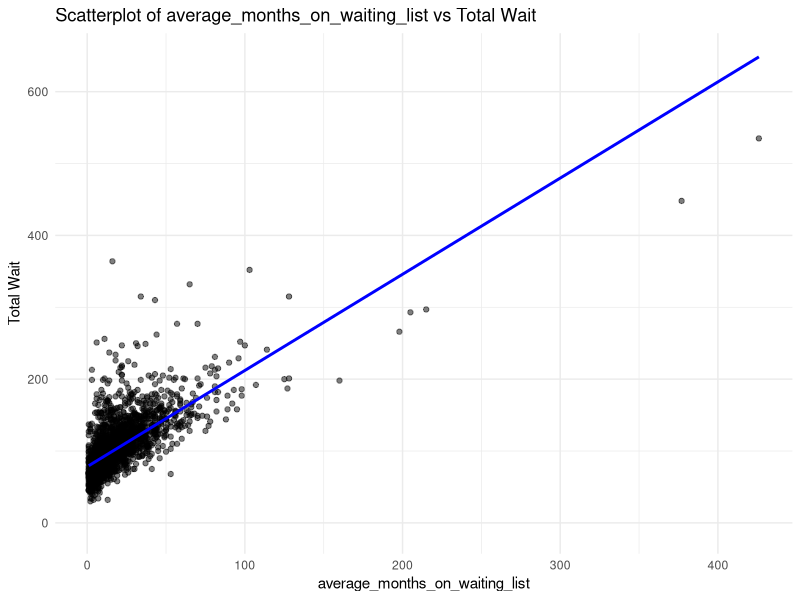
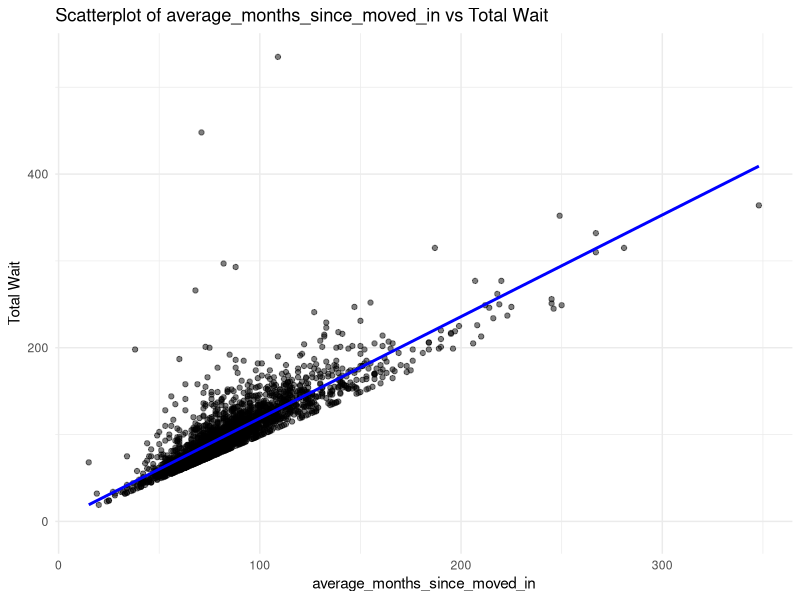
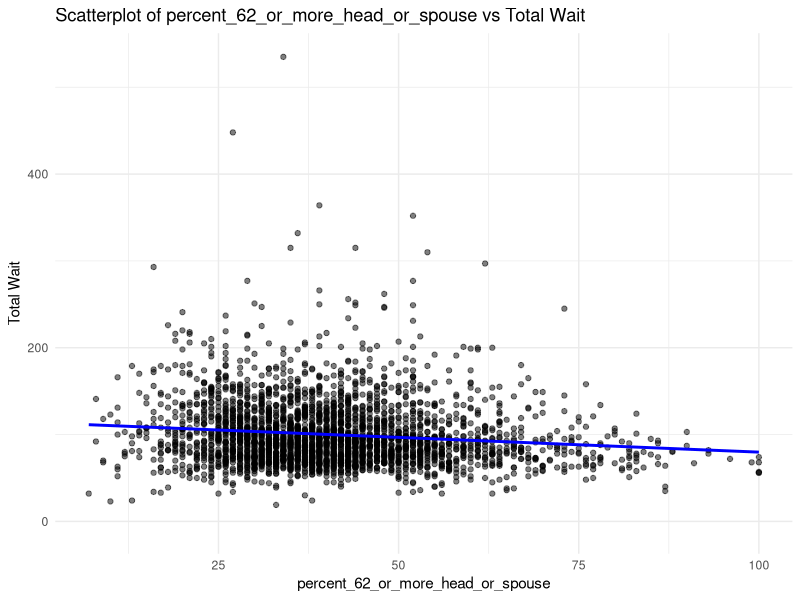
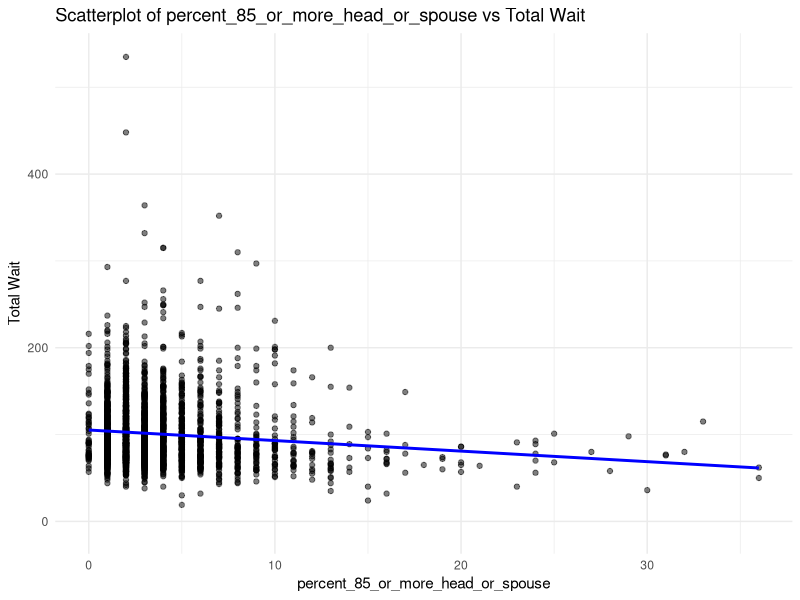
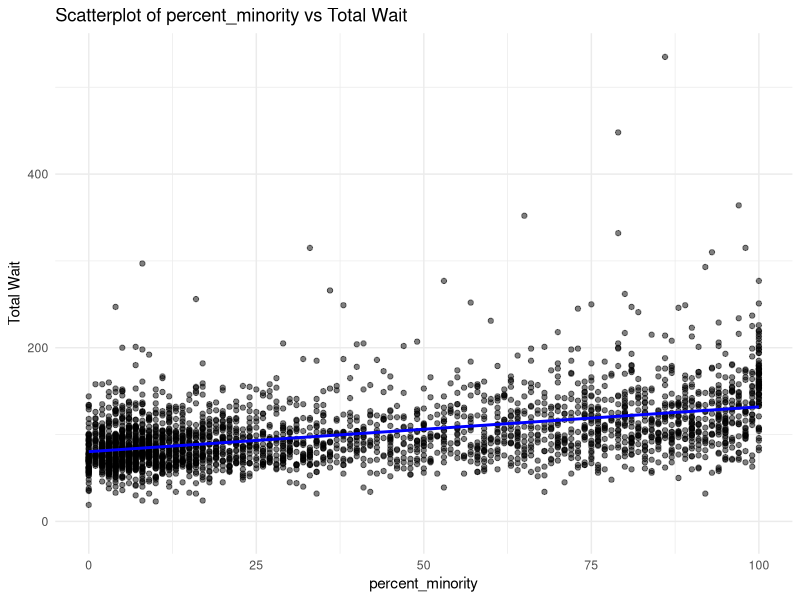
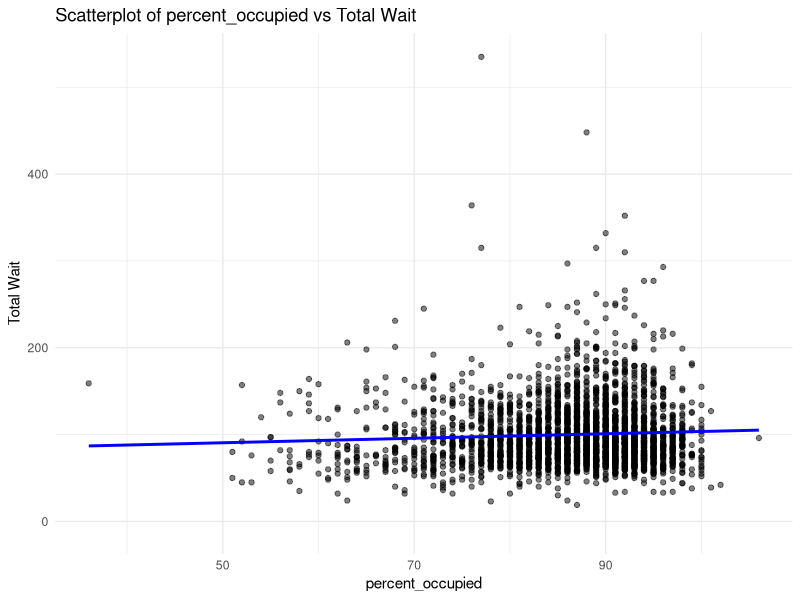

R code for these plots, in order:
## ---- chunk 1
knitr::opts_chunk$set(echo = FALSE)
## ---- chunk 2

library(ggplot2)

hud <- read.csv('hud_cleaned.csv')

## ---- chunk 3

library(dplyr)
library(knitr)
library(tidyr)

## ---- chunk 4
# Calculate quantiles for 'average_months_on_waiting_list'
quantiles_average_months_on_waiting_list <- quantile(hud$average_months_on_waiting_list, probs = c(0, 0.2, 0.4, 0.6, 0.8, 1), na.rm = TRUE)
data_average_months_on_waiting_list <- data.frame(
  Quantile = c("0%", "20%", "40%", "60%", "80%", "100%"),
  Value = quantiles_average_months_on_waiting_list)
## ---- chunk 5

kable(data_average_months_on_waiting_list, format = "pipe", caption = "Quantiles for Average Months on Waiting List")
## ---- chunk 6
# Calculate quantiles for 'average_months_since_moved_in'
quantiles_average_months_since_moved_in <- quantile(hud$average_months_since_moved_in, probs = c(0, 0.2, 0.4, 0.6, 0.8, 1), na.rm = TRUE)
data_average_months_since_moved_in <- data.frame(
  Quantile = c("0%", "20%", "40%", "60%", "80%", "100%"),
  Value = quantiles_average_months_since_moved_in)
## ---- chunk 7

kable(data_average_months_since_moved_in, format = "pipe", caption = "Quantiles for Average Months Since Moved In")
## ---- chunk 8
# Calculate quantiles for 'percent_62_or_more_head_or_spouse'
quantiles_percent_62_or_more_head_or_spouse <- quantile(hud$percent_62_or_more_head_or_spouse, probs = c(0, 0.2, 0.4, 0.6, 0.8, 1), na.rm = TRUE)
data_percent_62_or_more_head_or_spouse <- data.frame(
  Quantile = c("0%", "20%", "40%", "60%", "80%", "100%"),
  Value = quantiles_percent_62_or_more_head_or_spouse)
## ---- chunk 9

kable(data_percent_62_or_more_head_or_spouse, format = "pipe", caption = "Quantiles for Percent 62 or More Head or Spouse")
## ---- chunk 10
# Calculate quantiles for 'percent_85_or_more_head_or_spouse'
quantiles_percent_85_or_more_head_or_spouse <- quantile(hud$percent_85_or_more_head_or_spouse, probs = c(0, 0.2, 0.4, 0.6, 0.8, 1), na.rm = TRUE)
data_percent_85_or_more_head_or_spouse <- data.frame(
  Quantile = c("0%", "20%", "40%", "60%", "80%", "100%"),
  Value = quantiles_percent_85_or_more_head_or_spouse)
## ---- chunk 11

kable(data_percent_85_or_more_head_or_spouse, format = "pipe", caption = "Quantiles for Percent 85 or More Head or Spouse")

## ---- chunk 12
# Calculate quantiles for 'percent_minority'
quantiles_percent_minority <- quantile(hud$percent_minority, probs = c(0, 0.2, 0.4, 0.6, 0.8, 1), na.rm = TRUE)
data_percent_minority <- data.frame(
  Quantile = c("0%", "20%", "40%", "60%", "80%", "100%"),
  Value = quantiles_percent_minority
)
## ---- chunk 13
kable(data_percent_minority, format = "pipe", caption = "Quantiles for Percent Minority")
## ---- chunk 14
# Calculate quantiles for 'percent_occupied'
quantiles_percent_occupied <- quantile(hud$percent_occupied, probs = c(0, 0.2, 0.4, 0.6, 0.8, 1), na.rm = TRUE)
data_percent_occupied <- data.frame(
  Quantile = c("0%", "20%", "40%", "60%", "80%", "100%"),
  Value = quantiles_percent_occupied
)
## ---- chunk 15
kable(data_percent_occupied, format = "pipe", caption = "Quantiles for Percent Occupied")
## ---- chunk 16
# Calculate quantiles for 'total_wait'
quantiles_total_wait <- quantile(hud$total_wait, probs = c(0, 0.2, 0.4, 0.6, 0.8, 1), na.rm = TRUE)
data_total_wait <- data.frame(
  Quantile = c("0%", "20%", "40%", "60%", "80%", "100%"),
  Value = quantiles_total_wait)
## ---- chunk 17

kable(data_total_wait, format = "pipe", caption = "Quantiles for Total Wait")
## ---- chunk 18
plot_list <- names(hud)[!(names(hud) %in% c("total_wait", "state", "county"))]


for (var in plot_list) {
  p <- ggplot(hud, aes_string(x = var, y = "total_wait")) + 
    geom_point(alpha = 0.5) + 
    geom_smooth(method = "lm", color = "blue", se = FALSE) +  
    labs(title = paste("Scatterplot of", var, "vs Total Wait"), x = var, y = "Total Wait") +
    theme_minimal() 
  
  print(p) 
}
